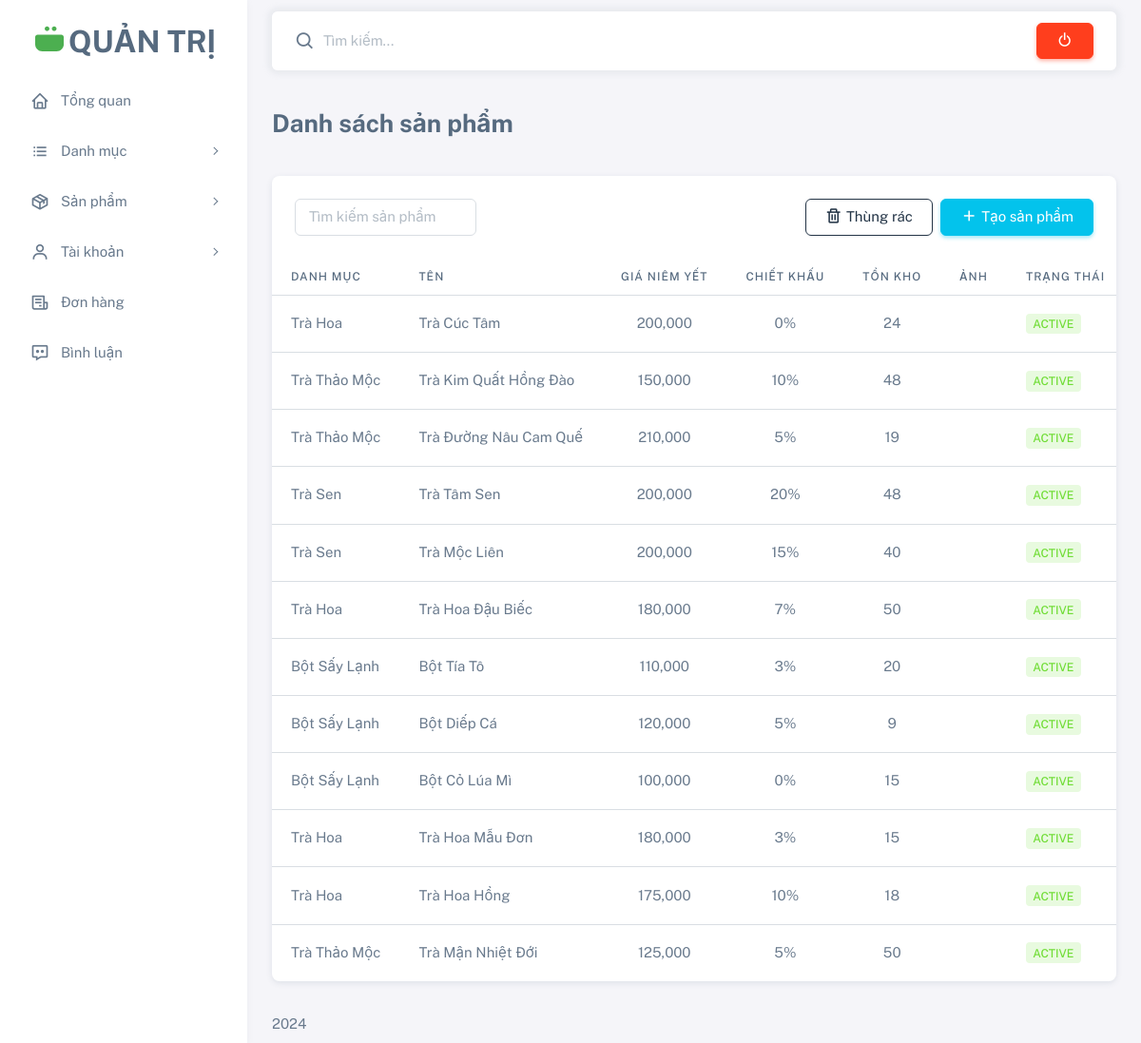
Page /admin/?act=product-list (signed in) on the committed database.
### tables this page shows
CREATE TABLE `tbl_products` (
  `id` int NOT NULL,
  `view` int NOT NULL DEFAULT '0',
  `thumbnail` varchar(255) NOT NULL,
  `name` varchar(50) NOT NULL,
  `description` text NOT NULL,
  `price` decimal(10,0) NOT NULL,
  `discount` int NOT NULL DEFAULT '0',
  `instock` int NOT NULL,
  `status` tinyint NOT NULL DEFAULT '1',
  `id_category` int NOT NULL
);

CREATE TABLE `tbl_categories` (
  `id` int NOT NULL,
  `name` varchar(50) NOT NULL,
  `status` tinyint NOT NULL DEFAULT '1'
);

### admin/controllers/productController.php (called while the page is built, shortened)
<?php
function productList() {
    $list     = getProducts();
    require_once PATH_VIEW_ADMIN . 'layouts/master.php';
}

### admin/index.php (called while the page is built, shortened)
<?php
require_once '../commons/model.php';
$act = $_GET["act"] ?? '/';
match ($act) {
    '/'         => dashboard(),
    'dashboard' => dashboard(),
    'login'     => authLogin(),
    'logout'    => authLogout(),
    'banner-list'            => bannerList(),
    'update-banner'          => updateBanner($_GET["id"]),
    'create-category'        => createCategory(),
    'category-list'          => CategoryList(),
    'update-category'        => updateCategory($_GET["id"]),
    'delete-category'        => deleteCategory($_GET["id"]),
    'category-bin'           => categoryBin(),
    'update-status-category' => updateStatusCategory($_GET["id"], $_GET["value"]),
    'create-product'         => createProduct(),
    'product-list'           => productList(),
    'update-product'         => updateProduct($_GET["id"]),
    'product-bin'            => productBin(),
    'update-status-product'  => updateStatusProduct($_GET["id"], $_GET["value"]),
    'add-gallery'            => addGallery($_GET["id"]),
    'delete-image'           => deleteImage($_GET["id"], $_GET["product"]),
    'add-color-product'      => addColor($_GET["id"]),
    'delete-color'           => deleteColor($_GET["id"], $_GET["product"]),
    'manage-reviews'         => manageReviews(),
    'delete-review'          => deleteReview($_GET["id"]),
    'update-status-review'  => updateStatusReview($_GET["id"], $_GET["value"]),
    'admin-list'             => adminList(),
    'customer-list'          => customerList(),
    'customer-bin'           => customerBin(),
    'update-status-customer' => updateCustomerStatus($_GET["id"], $_GET["value"]),
    'order-list'             => orderList(),
    'order-details'          => orderDetails($_GET["id"]),
    'update-order'           => updateOrder($_GET["id"]),
    'contact'                => contact(),
};
?>

### admin/models/model.php (called while the page is built, shortened)
<?php
if (!function_exists('getProducts')) {
    function getProducts() {
        try {
            $sql = "SELECT
                        p.`id`,
                        p.`thumbnail`,
                        p.`name`,
                        p.`description`,
                        p.`price`,
                        p.`discount`,
                        p.`instock`,
                        p.`status`,
                        c.`name` AS `c_name`
                    FROM
                        `tbl_products` AS p
                    LEFT JOIN
                        `tbl_categories` AS c ON p.`id_category` = c.`id`
                    WHERE
                        1 ORDER BY id DESC";
            $stmt = $GLOBALS['conn']->query($sql);
            return $stmt->fetchAll(PDO::FETCH_ASSOC);
        } catch (\Exception $e) {
            debug($e);
        }
    }
}

### admin/views/product/product-list.php (the view, shortened to what this page needs)
<div class="content-wrapper">
    <div class="container-xxl flex-grow-1 container-p-y">
        <h4 class="py-3 mb-4 fs-3 fw-bold">
            Danh sách sản phẩm
        </h4>
        <div class="card">
            <div class="card-header row gy-3">
                <div class="col-12 col-sm-3">
                    <input type="search" class="form-control" id="searchInput" placeholder="Tìm kiếm sản phẩm">
                </div>
                <div class="col">
                    <div class="d-flex justify-content-end gap-2">
                        <a href="?act=product-bin" class="btn btn-outline-dark" type="button">
                            <i class="bx bx-trash me-1"></i>
                            Thùng rác
                        </a>
                        <a href="?act=create-product" class="btn btn-info" type="button">
                            <i class="bx bx-plus me-1"></i>
                            Tạo sản phẩm
                        </a>
                    </div>
                </div>
            </div>
            <div class="table-responsive text-nowrap">
                <table class="table table-hover">
                    <thead>
                        <tr>
                            <th class="col-2">Danh mục</th>
                            <th class="col-3">Tên</th>
                            <th class="col-1">Giá niêm yết</th>
                            <th class="col-1">Chiết khấu</th>
                            <th class="col-1">Tồn kho</th>
                            <th class="col-2 text-center">Ảnh</th>
                            <th class="col-1">Trạng thái</th>
                        </tr>
                    </thead>
                    <tbody class="table-border-bottom-0">
                        <?php foreach ($list as $item) :
                            if ($item['status'] == 1) :
                        ?>
                                <tr>
                                    <td><?= $item['c_name'] ?></td>
                                    <td><?= $item['name'] ?></td>
                                    <td class="text-center"><?= number_format($item['price'], 0, '.', ',') ?></td>
                                    <td class="text-center"><?= $item['discount'] ?>%</td>
                                    <td class="text-center"><?= number_format($item['instock'], 0, '.', ',') ?></td>
                                    <td class="text-center">
                                        <a href="?act=add-gallery&id=<?= $item['id'] ?>" class="img-link d-block position-relative">
                                        </a>
                                    </td>
                                    <td>
                                        <span class="badge bg-label-success">
                                            <?php
                                            if ($item['status'] == 1) {
                                                echo 'Active';
                                            }
                                            ?>
                                        </span>
                                    </td>
                                </tr>
                        <?php
                            endif;
                        endforeach ?>
                    </tbody>
                </table>
            </div>
        </div>
    </div>
</div>

### rows in the picture
tbl_products: id_category.name "Trà Hoa", name "Trà Cúc Tâm", price "200,000", discount "0", instock "24", status "ACTIVE"
tbl_products: id_category.name "Trà Thảo Mộc", name "Trà Kim Quất Hồng Đào", price "150,000", discount "10", instock "48", status "ACTIVE"
tbl_products: id_category.name "Trà Thảo Mộc", name "Trà Đường Nâu Cam Quế", price "210,000", discount "5", instock "19", status "ACTIVE"
tbl_products: id_category.name "Trà Sen", name "Trà Tâm Sen", price "200,000", discount "20", instock "48", status "ACTIVE"
tbl_products: id_category.name "Trà Sen", name "Trà Mộc Liên", price "200,000", discount "15", instock "40", status "ACTIVE"
tbl_products: id_category.name "Trà Hoa", name "Trà Hoa Đậu Biếc", price "180,000", discount "7", instock "50", status "ACTIVE"
tbl_products: id_category.name "Bột Sấy Lạnh", name "Bột Tía Tô", price "110,000", discount "3", instock "20", status "ACTIVE"
tbl_products: id_category.name "Bột Sấy Lạnh", name "Bột Diếp Cá", price "120,000", discount "5", instock "9", status "ACTIVE"
tbl_products: id_category.name "Bột Sấy Lạnh", name "Bột Cỏ Lúa Mì", price "100,000", discount "0", instock "15", status "ACTIVE"
tbl_products: id_category.name "Trà Hoa", name "Trà Hoa Mẫu Đơn", price "180,000", discount "3", instock "15", status "ACTIVE"
tbl_products: id_category.name "Trà Hoa", name "Trà Hoa Hồng", price "175,000", discount "10", instock "18", status "ACTIVE"
tbl_products: id_category.name "Trà Thảo Mộc", name "Trà Mận Nhiệt Đới", price "125,000", discount "5", instock "50", status "ACTIVE"
